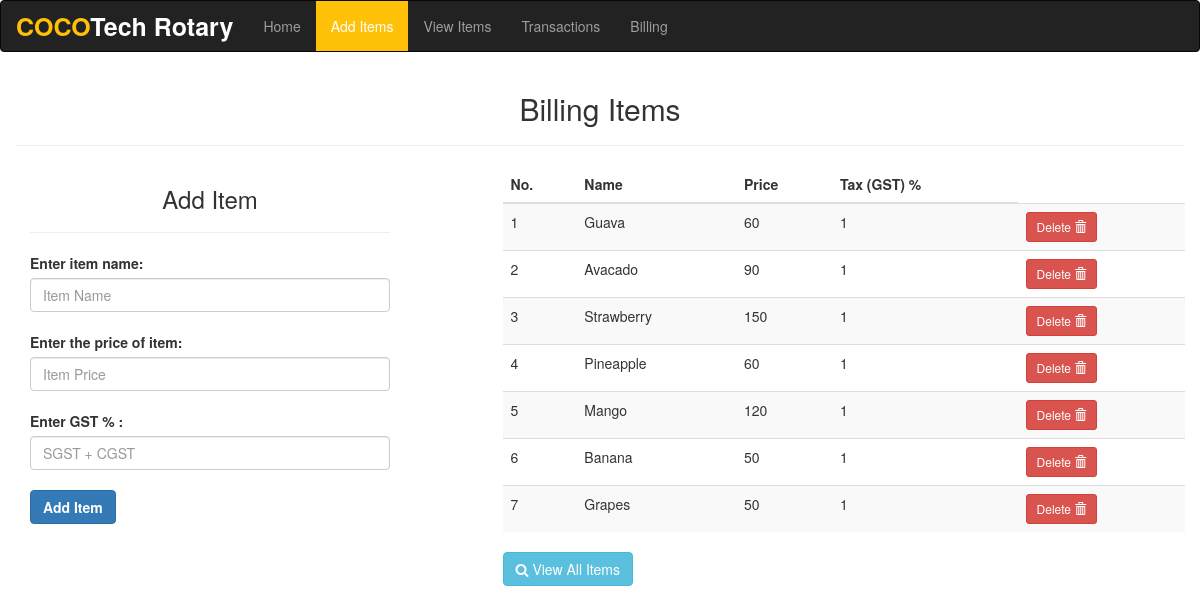
Page /additems.php on the committed database.
### tables this page shows
CREATE TABLE `items` (
  `id` int(11) NOT NULL,
  `itemname` varchar(50) NOT NULL,
  `price` int(11) NOT NULL,
  `stock` int(10) NOT NULL
);

### additems.php (the view, shortened to what this page needs)
<?php
include 'navbar.php';
?>
<head>
</head>
<section class="col-md-12">
	<h2 class="text-center">Billing Items</h2><hr>
</section>
<div class="container text-left">
<div class="row">
<div class="col-md-4">
	<h3 class="text-center">Add Item</h3><hr>
    <form class="form-group" action="additems.php" method="post" >
      <label for="itemname">Enter item name: </label><br>
      <input class="form-control" type="text" name="itemname" placeholder="Item Name" autofocus required><br>
      <label for="price">Enter the price of item: </label><br>
      <input class="form-control" type="number" name="price" placeholder="Item Price" required><br>
      <label for="stock">Enter GST % : </label><br>
      <input class="form-control" type="number" name="stock" placeholder="SGST + CGST"><br>
      <input class="btn btn-primary" style="font-weight:bold;"type="submit" name="additemsubmit" value="Add Item">
    </form>
    <br><br>
	</div>
	<div class="col-md-1"></div>
	<div class="col-md-7">
	<?php
    $sql = "SELECT * FROM items ORDER BY id DESC limit 7";
    $result = $conn->query($sql);
    if ($result->num_rows>0) {
      ?>
<div class="row">
        <table class="table table-striped">
          <thead>
            <tr>
              <th>No.</th>
              <th>Name</th>
              <th>Price</th>
              <th>Tax (GST) %</th>
            </tr>
          </thead>
          <tbody>
          <?php
          foreach ($result as $key => $r) {
            echo "<tr>";
            echo "<td>";
            echo $key+1;
            echo "</td>";
            echo "<td>";
            echo $r['itemname'];
            echo "</td>";
            echo "<td>";
            echo $r['price'];
            echo "</td>";
            echo "<td >";
            echo $r['stock'];
            echo "</td>";
            ?>
          <td>
            <form action="delete.php" method="post">
              <button class="btn btn-danger btn-sm" type="submit" name="delete">Delete <span class="glyphicon glyphicon-trash"></span></button>
            </form>
          </td>
        </tr>
            <?php
          }
        }
      else {
        echo "Nothing found in db";
      }
       ?>
         </tbody>
     </table>
     <div class="text-left">
       <a href="viewitems.php" class="btn btn-info"><i class="fa fa-search" aria-hidden="true"></i> View All Items</a>
     </div>
      </div>
	</div>
	</div>
	</div>

### rows in the picture
items: itemname "Guava", price "60", stock "1"
items: itemname "Avacado", price "90", stock "1"
items: itemname "Strawberry", price "150", stock "1"
items: itemname "Pineapple", price "60", stock "1"
items: itemname "Mango", price "120", stock "1"
items: itemname "Banana", price "50", stock "1"
items: itemname "Grapes", price "50", stock "1"
